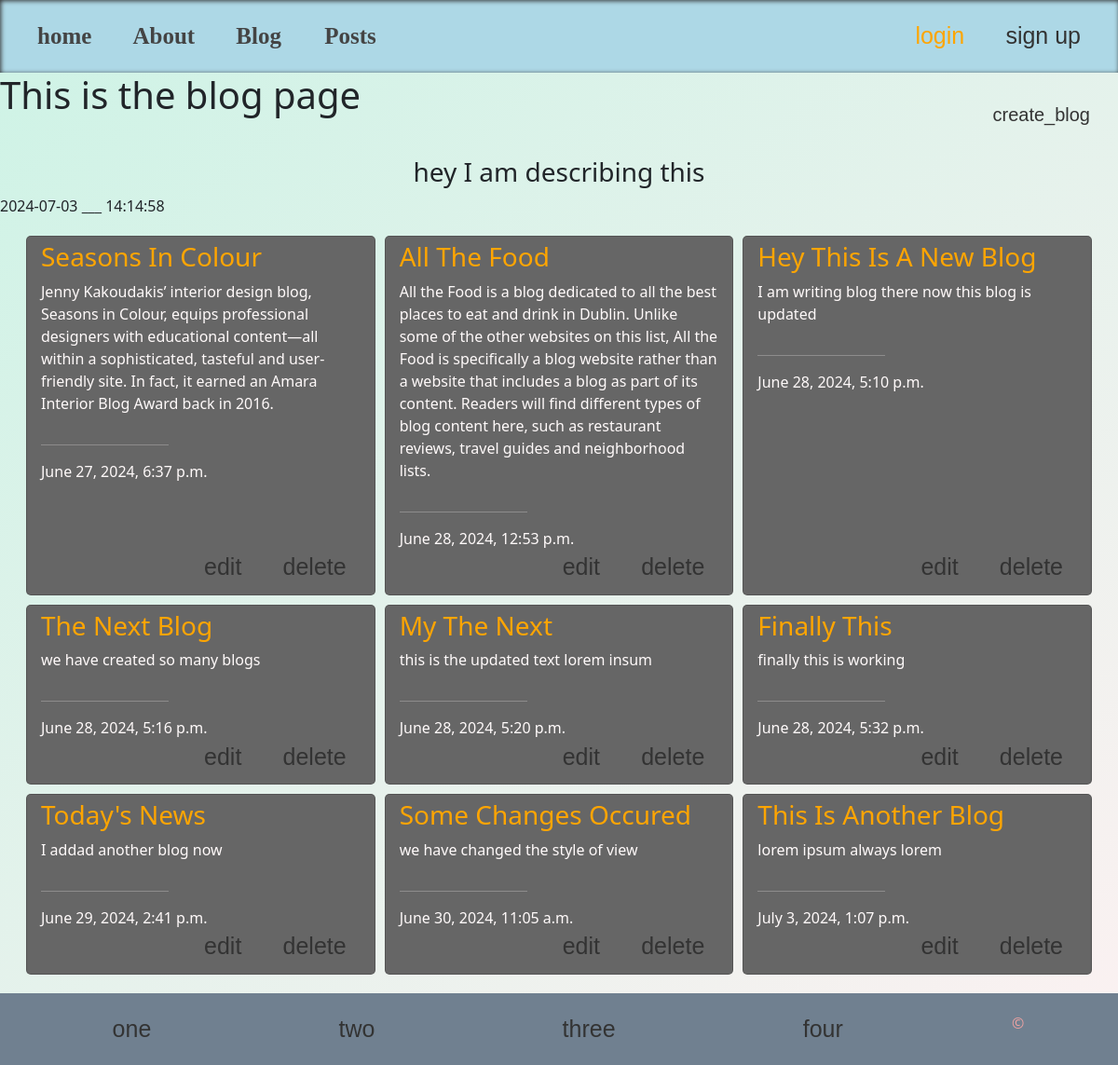
/blog/, run on an earlier commit of the app's database.
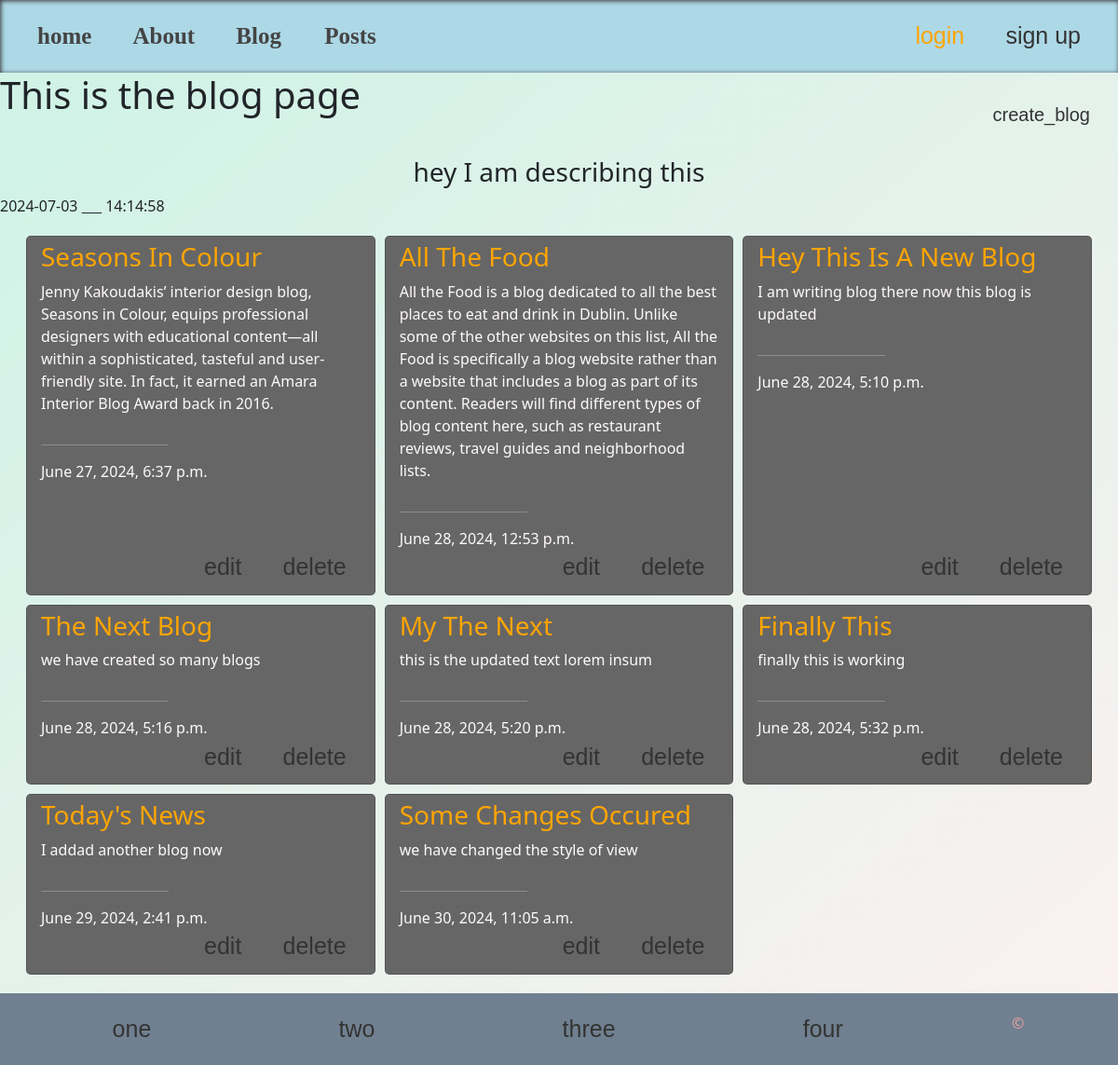
And on a later commit of the database.
### blog/models.py (models this page shows, shortened)
class Blog(models.Model):
    title = models.CharField(max_length=50)
    description = models.TextField()
    date_posted = models.DateTimeField(auto_now_add=True)
    class Meta:
        ordering = ('date_posted',)

### blog/views.py (the view)
# urls.py: path('', blogsview, name='blog'),
def blogsview(request):
    all_blogs  = Blog.objects.all()
    context = {
        'title': 'This is the blog page',
        'description': 'hey I am describing this',
        'blogs': all_blogs
    }
    return render(request, 'blog.html', context)

### blog/templates/blog.html (shortened to what this page needs)
{%extends 'base.html'%}
{%load static %}
{%block css%}
    <link rel="stylesheet" href="{%static 'styles/blog.css'%}">
{%endblock%}
{%block content%}
        <div class="headBlog">
            <h1>{{title}}</h1>
            <a href="{% url "create_blog" %}">create_blog</a>
        </div>
        <h3 style="text-align: center;">{{description}}</h3>
        {% now "Y-m-d" %}
        <span>___</span>
        {% now "H:i:s" %}
        <div class="cards">
            {% for i in blogs%}
                <div class="card">
                    <h3 style="color: orange;">{{i.title|title}}</h3>
                    <p>{{i.description}}</p>
                    <hr style="width: 40%; margin-left: 0;">
                    <span>{{i.date_posted}}</span>
                    <div class="action-btns">
                        <a href="{%url 'update-blog' i.id %}">edit</a>
                        <a class="del" href="{%url 'delete-blog' i.id%}">delete</a>
                    </div>
                </div>
            {% endfor %}
        </div>
{%endblock%}

What changed in the data, as far as the page shows it:
removed Blog: title "This Is Another Blog", description "lorem ipsum always lorem", date_posted "July 3, 2024, 1:07 p.m."
